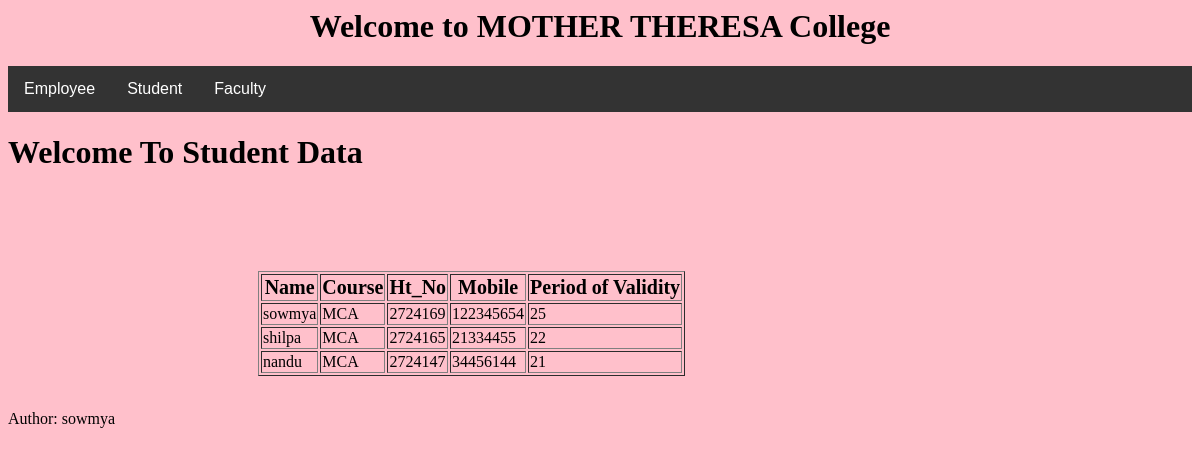
Screenshot of /view_student/ with the database file from the repository.
### myapp/models.py (models this page shows, shortened)
class StudentModel(models.Model):
    name = models.CharField(max_length=30)
    course = models.CharField(max_length=30)
    ht_no= models.CharField(max_length=10, unique=True)
    mobile = models.CharField(max_length=10, unique=True)
    pov=models.CharField(max_length=9)

### myapp/views.py (the view)
# urls.py: path('view_student/', views.view_student,  name = 'view_student'),
def view_student(request):
    ob=StudentModel.objects.all().values()
    context={
        'data':ob
        }
    temp=loader.get_template('view_student.html')
    return HttpResponse(temp.render(context,request))

### myapp/templates/view_student.html (shortened to what this page needs)
{%   extends  "master.html"  %}
{%  block content  %}
<h1>Welcome To Student  Data</h1>
<table border="1">
<tr style="font-size: 20px;">
<th>Name</th>
<th>Course</th>
<th>Ht_No</th>
<th>Mobile</th>
<th>Period of Validity</th>
</tr>
{%  for  x  in  data  %}
<tr style="font-size: 16px;">
<td>{{x.name}}</td>
<td>{{x.course}}</td>
<td>{{x.ht_no}}</td>
<td>{{x.mobile}}</td>
<td>{{x.pov}}</td>
</tr>
{% endfor %}
</table>
<br>
 {% endblock %}

### myapp/templates/view_student.html (style rules this page uses)
table { margin-top: 100px; margin-left: 250px; }

### rows the page displays
StudentModel: name "sowmya", course "MCA", ht_no "2724169", mobile "122345654", pov "25"
StudentModel: name "shilpa", course "MCA", ht_no "2724165", mobile "21334455", pov "22"
StudentModel: name "nandu", course "MCA", ht_no "2724147", mobile "34456144", pov "21"
